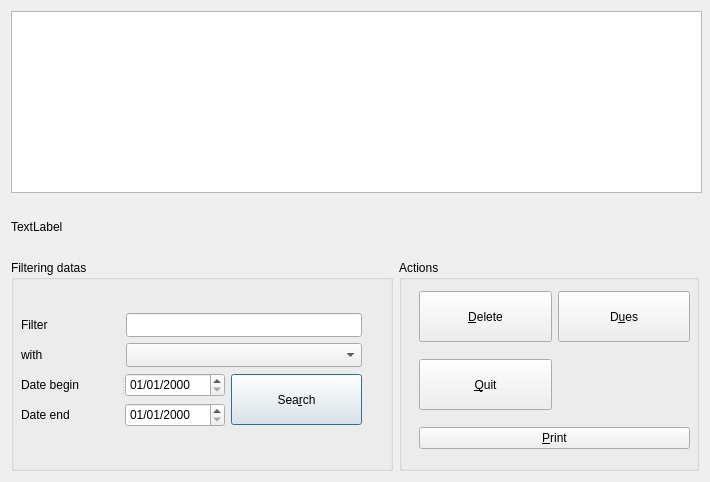
<?xml version="1.0" encoding="UTF-8"?>
<ui version="4.0">
 <class>ControlReceiptsWidget</class>
 <widget class="QWidget" name="ControlReceiptsWidget">
  <property name="geometry">
   <rect>
    <x>0</x>
    <y>0</y>
    <width>710</width>
    <height>482</height>
   </rect>
  </property>
  <property name="minimumSize">
   <size>
    <width>710</width>
    <height>300</height>
   </size>
  </property>
  <property name="windowTitle">
   <string>Look at and control receipts</string>
  </property>
  <layout class="QGridLayout" name="gridLayout_2">
   <item row="0" column="0">
    <layout class="QGridLayout" name="gridLayout">
     <item row="0" column="0" colspan="2">
      <widget class="QTableView" name="tableView">
       <property name="minimumSize">
        <size>
         <width>691</width>
         <height>100</height>
        </size>
       </property>
       <property name="maximumSize">
        <size>
         <width>16777215</width>
         <height>16777215</height>
        </size>
       </property>
      </widget>
     </item>
     <item row="1" column="0" colspan="2">
      <widget class="QLabel" name="resultLabel">
       <property name="minimumSize">
        <size>
         <width>680</width>
         <height>55</height>
        </size>
       </property>
       <property name="text">
        <string>TextLabel</string>
       </property>
      </widget>
     </item>
     <item row="2" column="0">
      <widget class="QGroupBox" name="groupBox">
       <property name="sizePolicy">
        <sizepolicy hsizetype="Expanding" vsizetype="Expanding">
         <horstretch>0</horstretch>
         <verstretch>0</verstretch>
        </sizepolicy>
       </property>
       <property name="minimumSize">
        <size>
         <width>371</width>
         <height>201</height>
        </size>
       </property>
       <property name="maximumSize">
        <size>
         <width>16777215</width>
         <height>16777215</height>
        </size>
       </property>
       <property name="title">
        <string>Filtering datas</string>
       </property>
       <widget class="QWidget" name="layoutWidget">
        <property name="geometry">
         <rect>
          <x>10</x>
          <y>30</y>
          <width>341</width>
          <height>161</height>
         </rect>
        </property>
        <layout class="QVBoxLayout" name="verticalLayout">
         <item>
          <layout class="QGridLayout">
           <item row="0" column="0">
            <widget class="QLabel" name="filterLabel">
             <property name="minimumSize">
              <size>
               <width>70</width>
               <height>21</height>
              </size>
             </property>
             <property name="text">
              <string>Filter</string>
             </property>
             <property name="buddy">
              <cstring>filterEdit</cstring>
             </property>
            </widget>
           </item>
           <item row="1" column="0">
            <widget class="QLabel" name="comboLabel">
             <property name="minimumSize">
              <size>
               <width>70</width>
               <height>21</height>
              </size>
             </property>
             <property name="text">
              <string>with</string>
             </property>
             <property name="buddy">
              <cstring>fieldComboBox</cstring>
             </property>
            </widget>
           </item>
           <item row="1" column="1" colspan="2">
            <widget class="QComboBox" name="fieldComboBox">
             <property name="minimumSize">
              <size>
               <width>161</width>
               <height>24</height>
              </size>
             </property>
             <property name="maximumSize">
              <size>
               <width>2000</width>
               <height>24</height>
              </size>
             </property>
            </widget>
           </item>
           <item row="2" column="0" colspan="2">
            <layout class="QVBoxLayout">
             <item>
              <widget class="QSplitter" name="splitter">
               <property name="orientation">
                <enum>Qt::Horizontal</enum>
               </property>
               <widget class="QLabel" name="beginDateLabel">
                <property name="text">
                 <string>Date begin</string>
                </property>
                <property name="buddy">
                 <cstring>beginDateEdit</cstring>
                </property>
               </widget>
               <widget class="QDateEdit" name="beginDateEdit">
                <property name="minimumSize">
                 <size>
                  <width>100</width>
                  <height>24</height>
                 </size>
                </property>
                <property name="maximumSize">
                 <size>
                  <width>76</width>
                  <height>24</height>
                 </size>
                </property>
                <property name="displayFormat">
                 <string>dd/MM/yyyy</string>
                </property>
               </widget>
              </widget>
             </item>
             <item>
              <layout class="QHBoxLayout">
               <item>
                <widget class="QLabel" name="endDateLabel">
                 <property name="text">
                  <string>Date end</string>
                 </property>
                 <property name="buddy">
                  <cstring>endDateEdit</cstring>
                 </property>
                </widget>
               </item>
               <item>
                <widget class="QDateEdit" name="endDateEdit">
                 <property name="minimumSize">
                  <size>
                   <width>100</width>
                   <height>24</height>
                  </size>
                 </property>
                 <property name="maximumSize">
                  <size>
                   <width>76</width>
                   <height>24</height>
                  </size>
                 </property>
                 <property name="displayFormat">
                  <string>dd/MM/yyyy</string>
                 </property>
                </widget>
               </item>
              </layout>
             </item>
            </layout>
           </item>
           <item row="2" column="2">
            <widget class="QPushButton" name="searchButton">
             <property name="minimumSize">
              <size>
               <width>131</width>
               <height>51</height>
              </size>
             </property>
             <property name="maximumSize">
              <size>
               <width>16777215</width>
               <height>16777215</height>
              </size>
             </property>
             <property name="text">
              <string>Sea&amp;rch</string>
             </property>
             <property name="autoDefault">
              <bool>false</bool>
             </property>
             <property name="default">
              <bool>true</bool>
             </property>
            </widget>
           </item>
           <item row="0" column="1" colspan="2">
            <widget class="QLineEdit" name="filterEdit">
             <property name="minimumSize">
              <size>
               <width>110</width>
               <height>24</height>
              </size>
             </property>
             <property name="maximumSize">
              <size>
               <width>10000</width>
               <height>24</height>
              </size>
             </property>
            </widget>
           </item>
          </layout>
         </item>
        </layout>
       </widget>
      </widget>
     </item>
     <item row="2" column="1">
      <widget class="QGroupBox" name="groupBox_2">
       <property name="minimumSize">
        <size>
         <width>300</width>
         <height>211</height>
        </size>
       </property>
       <property name="title">
        <string>Actions</string>
       </property>
       <widget class="QWidget" name="layoutWidget">
        <property name="geometry">
         <rect>
          <x>20</x>
          <y>20</y>
          <width>271</width>
          <height>181</height>
         </rect>
        </property>
        <layout class="QGridLayout" name="gridLayout_3">
         <item row="0" column="0">
          <widget class="QPushButton" name="deleteButton">
           <property name="minimumSize">
            <size>
             <width>80</width>
             <height>51</height>
            </size>
           </property>
           <property name="maximumSize">
            <size>
             <width>16777215</width>
             <height>16777215</height>
            </size>
           </property>
           <property name="text">
            <string>&amp;Delete</string>
           </property>
          </widget>
         </item>
         <item row="2" column="0">
          <widget class="QPushButton" name="quitButton">
           <property name="minimumSize">
            <size>
             <width>80</width>
             <height>51</height>
            </size>
           </property>
           <property name="maximumSize">
            <size>
             <width>16777215</width>
             <height>16777215</height>
            </size>
           </property>
           <property name="text">
            <string>&amp;Quit</string>
           </property>
          </widget>
         </item>
         <item row="3" column="0" colspan="2">
          <widget class="QPushButton" name="printButton">
           <property name="text">
            <string>&amp;Print</string>
           </property>
          </widget>
         </item>
         <item row="0" column="1">
          <widget class="QPushButton" name="duesButton">
           <property name="minimumSize">
            <size>
             <width>80</width>
             <height>51</height>
            </size>
           </property>
           <property name="text">
            <string>D&amp;ues</string>
           </property>
          </widget>
         </item>
        </layout>
       </widget>
      </widget>
     </item>
    </layout>
   </item>
  </layout>
 </widget>
 <tabstops>
  <tabstop>filterEdit</tabstop>
  <tabstop>fieldComboBox</tabstop>
  <tabstop>beginDateEdit</tabstop>
  <tabstop>endDateEdit</tabstop>
  <tabstop>searchButton</tabstop>
  <tabstop>tableView</tabstop>
  <tabstop>deleteButton</tabstop>
  <tabstop>quitButton</tabstop>
  <tabstop>printButton</tabstop>
  <tabstop>duesButton</tabstop>
 </tabstops>
 <resources/>
 <connections/>
</ui>
